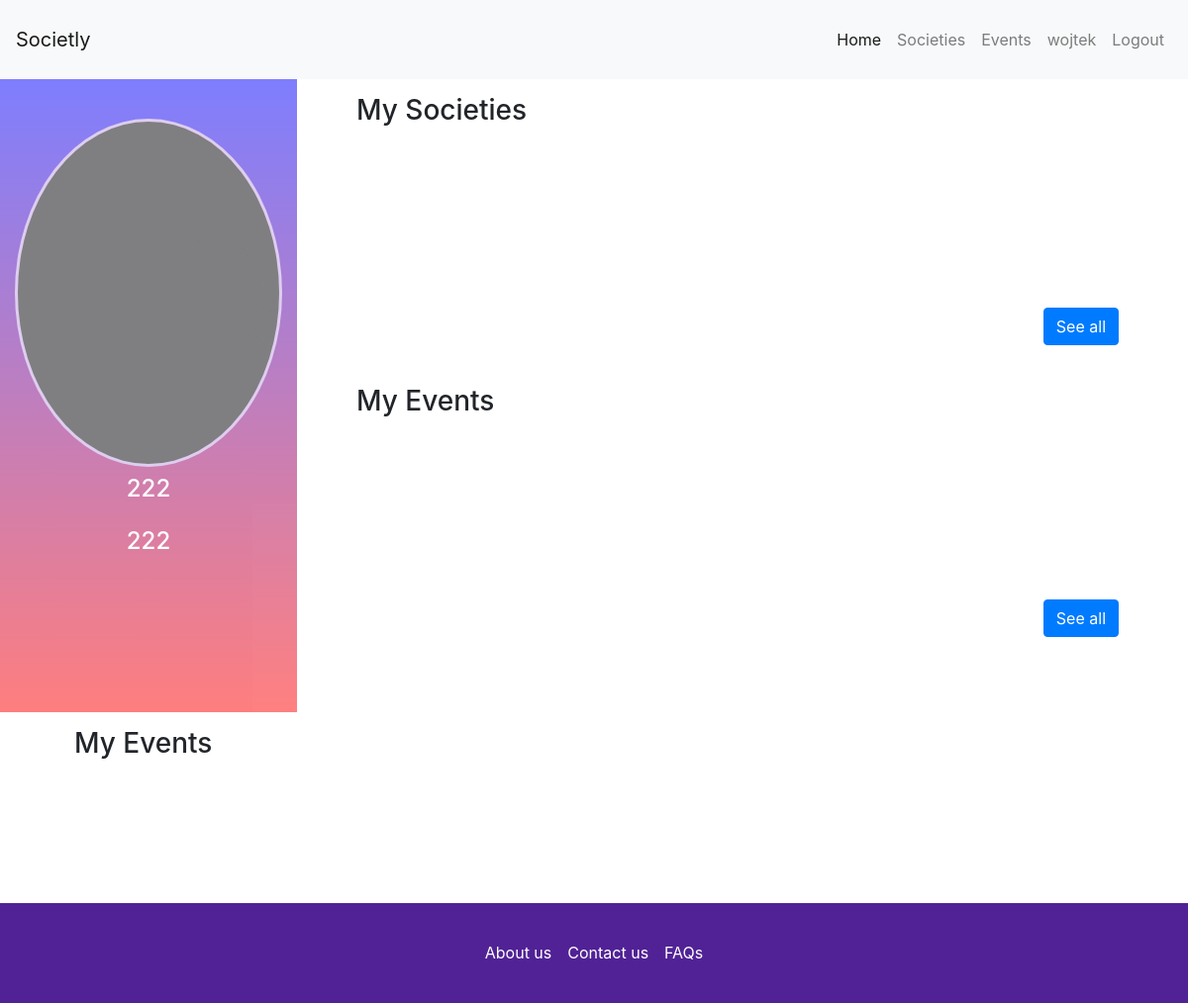
Page / (signed in) on the earlier database version.
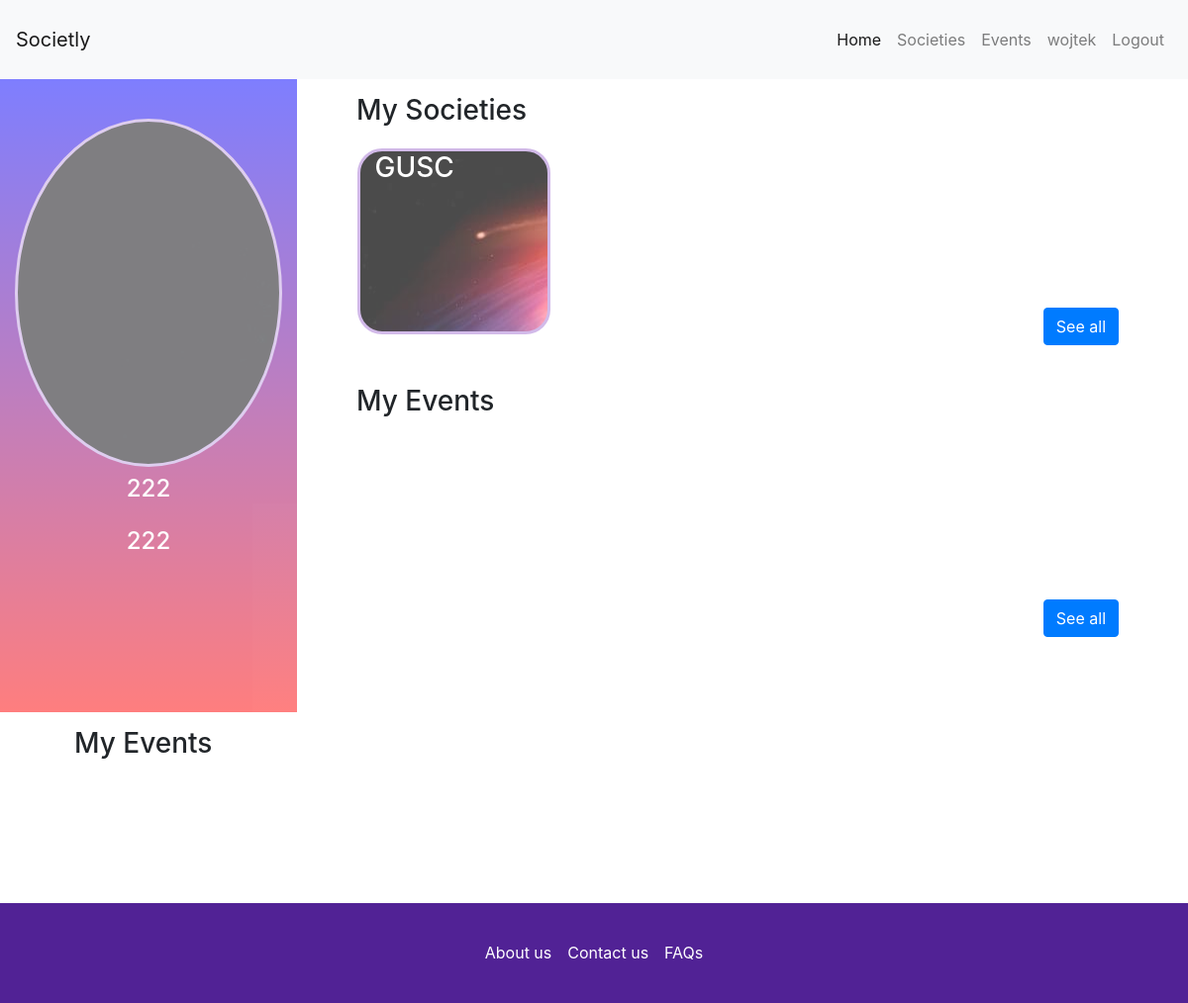
Same page on the later database version.
### backend/models.py (models this page shows, shortened)
class Membership(models.Model):
    ROLE = (
        ('1', 'Member'),
        ('2', 'Board Member')
    )
    member = models.ForeignKey(Student, on_delete = models.CASCADE, related_name="society_member")
    society = models.ForeignKey(Society, on_delete = models.CASCADE)
    date_joined = models.DateField(auto_now = True)
    is_board = models.CharField(choices = ROLE, default = '1', max_length = 1)
    def __str__(self):
        return "{} {}".format(self.member, self.society)

class Society(models.Model):
    name = models.CharField(max_length = 128, unique = True)
    description = models.TextField(max_length = 2000)
    logo = models.ImageField(upload_to = 'society_profile_pictures', null = True, blank = True)
    email = models.EmailField()
    facebook = models.URLField(blank = True)
    linkedin = models.URLField(blank = True)
    instagram = models.URLField(blank = True)
    twitter = models.URLField(blank = True)
    members = models.ManyToManyField(Student, through = 'Membership', related_name="members")
    slug = models.SlugField(blank = True)
    class Meta:
        verbose_name = "society"
        verbose_name_plural = "societies"
    def __str__(self):
        return self.name

### backend/views.py (the view)
# urls.py: url(r'^$', views.index, name='index'),
def index(request):
    if request.user and request.user.is_authenticated:
        return profile(request)
    else:
        return render(request, "societly/home.html")

### backend/models.py (called while the page is built)
    def get_fullname(self, user):
        return user.first_name + " " + user.last_name

    def __str__(self):
        return self.matricNo

### backend/templates/societly/profile.html (shortened to what the changed rows need)
{% extends user.is_authenticated|yesno:"societly/base-loged-in.html,societly/base.html" %}
{% load staticfiles %}
{% block body_block %}
  <div onload = "fn()"  id = "container" class="container-fluid " style = "height:100%; width:100%; margin-left:0px; padding: 0">
  <div id = "container" class="container-fluid " style = "height:100%; width:100%; margin-left:0px;">
      <div class="row  h-100">
              <div id = "right" class="col-md-9 h-100 col-12 " style = "padding:0;">
                          <div class="row" style  = "height:46%; background-color: white; margin:0;">
                            <div style = "width:100%; margin-left:5%;margin-right:5%;margin-top:10px;margin-bottom:10px;">
                              <div class="row col-12" style= " height:80%;">
                                      {% for soc in societies %}
                                            <div class="societies d-none d-sm-block col-3" style = "border : 3px solid #bf9de0; bottom:5%;margin:2%;border-radius :25px;
                                            background-image: url('{{soc.society.logo.url}}'); opacity:0.7;">
                                            <a href="/society/{{soc.society.slug}}">
                                            <h3 style = "position:absolute"><font color="white">{{soc.society.name}} </font> </h3>
                                            </a>
                                            </div>
                                      {% endfor %}
                                      <a class="btn btn-primary" href="/profile/showallmysoc/" style = "position:absolute; bottom:15px; right:10px" href="#" role="button"><div style = "float:right">See all</div></a>
                          </div>
                          </div>
                          </div>
              </div>
                            </div>
                            </div>
                            </div>
                </div>
{% endblock %}

Differences in the rows shown:
added Membership: society.logo (picture), society.name "GUSC"
